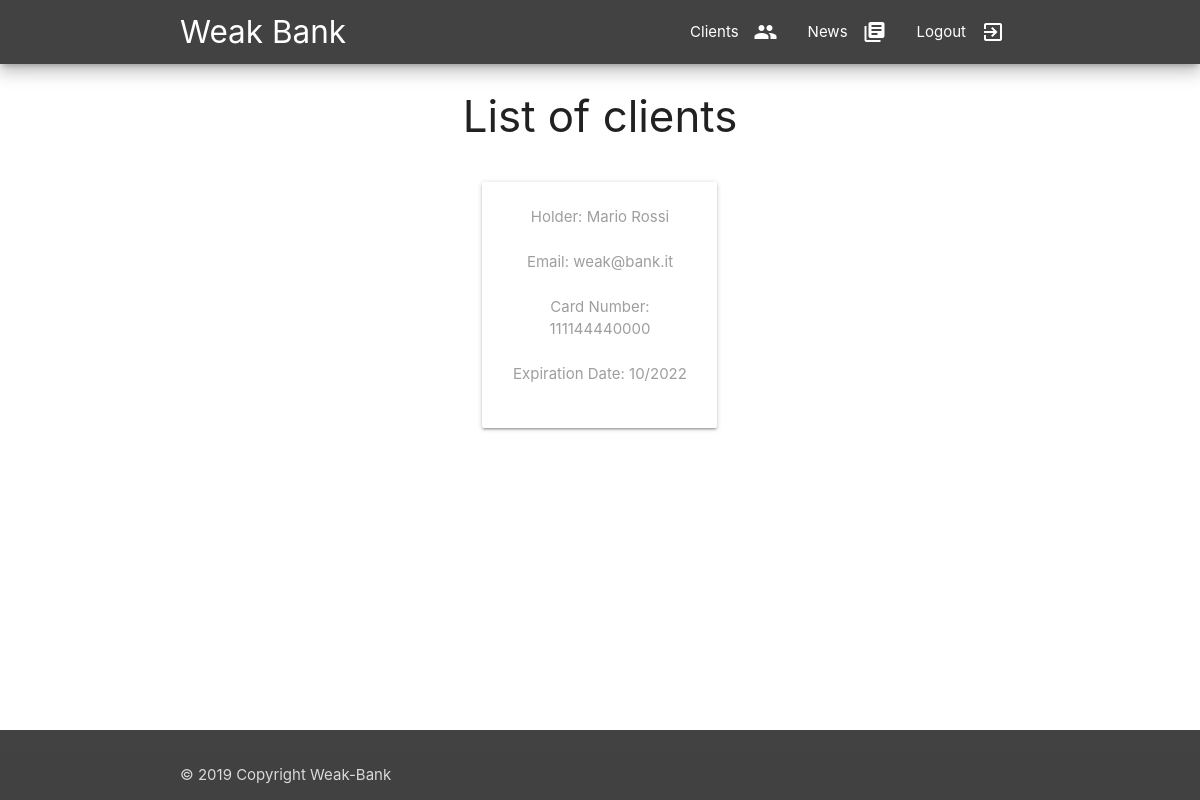
The app's page /admin/index.php (signed in) with its own data.
### tables this page shows
CREATE TABLE `conti_bancari` (
  `id_conto` int(11) NOT NULL AUTO_INCREMENT,
  `nCarta` varchar(20) NOT NULL,
  `cvv` varchar(3) NOT NULL,
  `data_scadenza` varchar(7) NOT NULL,
  `titolare` varchar(100) NOT NULL,
  `saldo` double NOT NULL,
  `utente` int(11) NOT NULL,
  PRIMARY KEY (`id_conto`)
);

CREATE TABLE `users` (
  `id_utente` int(11) NOT NULL AUTO_INCREMENT,
  `email` varchar(50) NOT NULL,
  `password` varchar(200) NOT NULL,
  `admin` tinyint(4) NOT NULL,
  PRIMARY KEY (`id_utente`)
);

### public_html/admin/index.php (the view, shortened to what this page needs)
<?php
include_once "../funcs/dbConn.php";
?>
<html lang="it">
<head>
    <link rel="stylesheet" href="https://cdnjs.cloudflare.com/ajax/libs/materialize/1.0.0-alpha.4/css/materialize.min.css">
    <link rel="stylesheet" href="../css/main.css">
</head>
<body>
    <main>
        <?php include("admin_navbar.php");?>
        <div class="container">
            <div class="row center-align">
                <h3>List of clients</h3>
            </div>
            <div class="row center-align">
                <div class="col l4 m12 offset-l4 ">
                    <?php
                         $result=$conn->query("SELECT id_conto,titolare,nCarta,cvv,data_scadenza,email FROM conti_bancari AS c INNER JOIN users AS u ON u.id_utente=c.utente;");
                        if($result->num_rows>0){
                        while($row=$result->fetch_assoc()){
                            echo '
                                <div class="col l12 m12">
                                <div class="card small white" id="'.$row['id_conto'].'">
                                    <div class="card-content">
                                    <span class="grey-text">Holder: '.$row['titolare'].'</span><br><br>
                                    <span class="grey-text">Email: '.$row['email'].'</span><br><br>
                                    <span class="grey-text">Card Number: '.$row['nCarta'].'</span><br><br>
                                    <span class="grey-text">Expiration Date: '.$row['data_scadenza'].'</span>
                                    </div>
                                </div>
                                </div>
                            ';
                        }
                        }else{
                        echo "There are not clients";
                        }
                    ?>
                </div>
            </div>
        </div>
    </main>
</body>
</html>

### public_html/css/main.css (style rules this page uses)
body { display: flex; min-height: 100vh; flex-direction: column; }
main { flex: 1 0 auto; }
.card { margin: 3px 0 0rem 0!important; }
.small { height:246px!important; }

### records on screen
conti_bancari: titolare "Mario Rossi", users.email "weak@bank.it", nCarta "111144440000", data_scadenza "10/2022"
